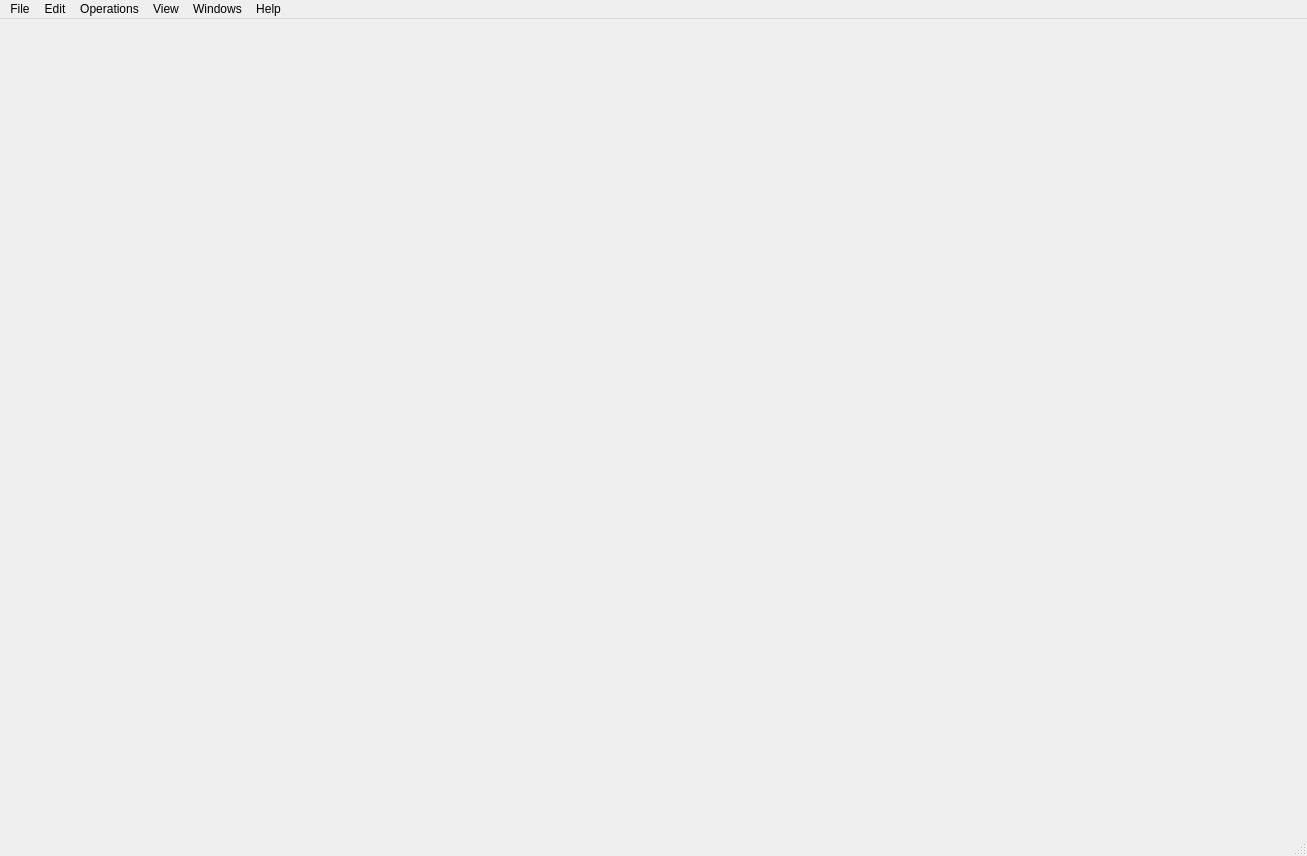
<?xml version="1.0" encoding="UTF-8"?>
<ui version="4.0">
 <class>ZEDMainWindow</class>
 <widget class="QMainWindow" name="ZEDMainWindow">
  <property name="geometry">
   <rect>
    <x>0</x>
    <y>0</y>
    <width>1307</width>
    <height>856</height>
   </rect>
  </property>
  <property name="sizePolicy">
   <sizepolicy hsizetype="Expanding" vsizetype="Expanding">
    <horstretch>0</horstretch>
    <verstretch>0</verstretch>
   </sizepolicy>
  </property>
  <property name="windowTitle">
   <string>ZEditor</string>
  </property>
  <property name="windowIcon">
   <iconset>
    <normaloff>:/ApplicationIcon/ZEDITOR.ico</normaloff>:/ApplicationIcon/ZEDITOR.ico</iconset>
  </property>
  <property name="styleSheet">
   <string/>
  </property>
  <property name="iconSize">
   <size>
    <width>24</width>
    <height>24</height>
   </size>
  </property>
  <widget class="QWidget" name="CentralWidget">
   <layout class="QGridLayout">
    <property name="leftMargin">
     <number>2</number>
    </property>
    <property name="topMargin">
     <number>2</number>
    </property>
    <property name="rightMargin">
     <number>2</number>
    </property>
    <property name="bottomMargin">
     <number>0</number>
    </property>
    <property name="spacing">
     <number>2</number>
    </property>
   </layout>
  </widget>
  <widget class="QMenuBar" name="menuBar">
   <property name="geometry">
    <rect>
     <x>0</x>
     <y>0</y>
     <width>1307</width>
     <height>21</height>
    </rect>
   </property>
   <widget class="QMenu" name="menuFile">
    <property name="title">
     <string>File</string>
    </property>
    <addaction name="actNew"/>
    <addaction name="actOpen"/>
    <addaction name="actClose"/>
    <addaction name="separator"/>
    <addaction name="actSave"/>
    <addaction name="actSaveAs"/>
    <addaction name="separator"/>
    <addaction name="actExit"/>
   </widget>
   <widget class="QMenu" name="menuOperations">
    <property name="title">
     <string>Operations</string>
    </property>
    <addaction name="actSelect"/>
    <addaction name="actMove"/>
    <addaction name="actRotate"/>
    <addaction name="actScale"/>
    <addaction name="separator"/>
    <addaction name="actHide"/>
    <addaction name="actUnhide"/>
    <addaction name="separator"/>
    <addaction name="actFreeze"/>
    <addaction name="actUnfreeze"/>
    <addaction name="separator"/>
    <addaction name="actGoToEntity"/>
   </widget>
   <widget class="QMenu" name="menuHelp">
    <property name="title">
     <string>Help</string>
    </property>
    <addaction name="actHelp"/>
    <addaction name="actionTutorials"/>
    <addaction name="separator"/>
    <addaction name="actionEngine_Web"/>
    <addaction name="separator"/>
    <addaction name="actionAbout"/>
   </widget>
   <widget class="QMenu" name="menuWindows">
    <property name="title">
     <string>Windows</string>
    </property>
    <widget class="QMenu" name="menuToolbars">
     <property name="title">
      <string>Toolbars</string>
     </property>
     <addaction name="EditToolbarOpenAction"/>
     <addaction name="OperationsToolbarOpenAction"/>
    </widget>
    <addaction name="separator"/>
    <addaction name="menuToolbars"/>
   </widget>
   <widget class="QMenu" name="menuEdit">
    <property name="title">
     <string>Edit</string>
    </property>
    <addaction name="actUndo"/>
    <addaction name="actRedo"/>
    <addaction name="separator"/>
    <addaction name="actClone"/>
    <addaction name="DeleteAction"/>
   </widget>
   <widget class="QMenu" name="menuView">
    <property name="title">
     <string>View</string>
    </property>
    <widget class="QMenu" name="menuDraw">
     <property name="title">
      <string>Draw</string>
     </property>
     <addaction name="actMap"/>
     <addaction name="actEntities"/>
     <addaction name="actSkybox"/>
    </widget>
    <addaction name="actWireframe"/>
    <addaction name="menuDraw"/>
    <addaction name="actRenderType"/>
    <addaction name="actOptions"/>
    <addaction name="separator"/>
    <addaction name="actGridToogle"/>
   </widget>
   <addaction name="menuFile"/>
   <addaction name="menuEdit"/>
   <addaction name="menuOperations"/>
   <addaction name="menuView"/>
   <addaction name="menuWindows"/>
   <addaction name="menuHelp"/>
  </widget>
  <widget class="QStatusBar" name="statusBar"/>
  <action name="actSave">
   <property name="text">
    <string>Save</string>
   </property>
  </action>
  <action name="actExit">
   <property name="text">
    <string>Exit</string>
   </property>
  </action>
  <action name="actRotate">
   <property name="checkable">
    <bool>true</bool>
   </property>
   <property name="text">
    <string>Rotate</string>
   </property>
  </action>
  <action name="actMove">
   <property name="checkable">
    <bool>true</bool>
   </property>
   <property name="text">
    <string>Move</string>
   </property>
  </action>
  <action name="actScale">
   <property name="checkable">
    <bool>true</bool>
   </property>
   <property name="text">
    <string>Scale</string>
   </property>
  </action>
  <action name="actHelp">
   <property name="text">
    <string>Help</string>
   </property>
  </action>
  <action name="actNew">
   <property name="text">
    <string>New</string>
   </property>
  </action>
  <action name="ObjectSellectorOpenAction">
   <property name="text">
    <string>Object Sellector</string>
   </property>
  </action>
  <action name="actOpenConsole">
   <property name="text">
    <string>Console</string>
   </property>
  </action>
  <action name="actOpenAssets">
   <property name="text">
    <string>Asserts</string>
   </property>
  </action>
  <action name="PropertiesWindow_2">
   <property name="text">
    <string>Properties</string>
   </property>
  </action>
  <action name="AboutOpenAction">
   <property name="text">
    <string>About</string>
   </property>
  </action>
  <action name="GizmoOpenAction">
   <property name="text">
    <string>Gizmo</string>
   </property>
  </action>
  <action name="actSelect">
   <property name="checkable">
    <bool>true</bool>
   </property>
   <property name="checked">
    <bool>true</bool>
   </property>
   <property name="text">
    <string>Select</string>
   </property>
  </action>
  <action name="DeleteAction">
   <property name="text">
    <string>Delete</string>
   </property>
  </action>
  <action name="actHide">
   <property name="text">
    <string>Hide</string>
   </property>
  </action>
  <action name="actUnhide">
   <property name="text">
    <string>Unhide</string>
   </property>
  </action>
  <action name="actFreeze">
   <property name="text">
    <string>Freeze</string>
   </property>
  </action>
  <action name="actUnfreeze">
   <property name="text">
    <string>Unfreeze</string>
   </property>
  </action>
  <action name="OperationsToolbarOpenAction">
   <property name="checkable">
    <bool>true</bool>
   </property>
   <property name="checked">
    <bool>true</bool>
   </property>
   <property name="text">
    <string>Operations</string>
   </property>
  </action>
  <action name="EditToolbarOpenAction">
   <property name="checkable">
    <bool>true</bool>
   </property>
   <property name="checked">
    <bool>true</bool>
   </property>
   <property name="text">
    <string>Edit</string>
   </property>
  </action>
  <action name="FileToolbarOpenAction">
   <property name="checkable">
    <bool>true</bool>
   </property>
   <property name="text">
    <string>File</string>
   </property>
  </action>
  <action name="actClose">
   <property name="text">
    <string>Close</string>
   </property>
  </action>
  <action name="SaveAsAction">
   <property name="text">
    <string>Save As</string>
   </property>
  </action>
  <action name="actClone">
   <property name="text">
    <string>Clone</string>
   </property>
  </action>
  <action name="CutAction">
   <property name="text">
    <string>Cut</string>
   </property>
  </action>
  <action name="PasteAction">
   <property name="text">
    <string>Paste</string>
   </property>
  </action>
  <action name="actionIndex">
   <property name="text">
    <string>Index</string>
   </property>
  </action>
  <action name="actionTutorials">
   <property name="text">
    <string>Tutorials</string>
   </property>
  </action>
  <action name="actionEngine_Web">
   <property name="text">
    <string>Engine Web</string>
   </property>
  </action>
  <action name="actionAbout">
   <property name="text">
    <string>About</string>
   </property>
  </action>
  <action name="actWireframe">
   <property name="text">
    <string>Wireframe</string>
   </property>
  </action>
  <action name="actMap">
   <property name="text">
    <string>Map</string>
   </property>
  </action>
  <action name="actEntities">
   <property name="text">
    <string>Entities</string>
   </property>
  </action>
  <action name="actSkybox">
   <property name="text">
    <string>Skybox</string>
   </property>
  </action>
  <action name="actOptions">
   <property name="text">
    <string>Options</string>
   </property>
  </action>
  <action name="actRenderType">
   <property name="text">
    <string>Render Type</string>
   </property>
  </action>
  <action name="actGoToEntity">
   <property name="text">
    <string>Go To Entity</string>
   </property>
  </action>
  <action name="Assert_BrowserOpenAction">
   <property name="text">
    <string>Assert Browser</string>
   </property>
  </action>
  <action name="actionLoad_Environment">
   <property name="text">
    <string>Load Environment</string>
   </property>
  </action>
  <action name="actOpen">
   <property name="text">
    <string>Open</string>
   </property>
  </action>
  <action name="actSaveAs">
   <property name="text">
    <string>Save As</string>
   </property>
  </action>
  <action name="QuickSelectorOpenAction">
   <property name="checkable">
    <bool>true</bool>
   </property>
   <property name="text">
    <string>Quick Selector</string>
   </property>
  </action>
  <action name="actUndo">
   <property name="text">
    <string>Undo</string>
   </property>
   <property name="shortcut">
    <string>Ctrl+Z</string>
   </property>
  </action>
  <action name="actRedo">
   <property name="text">
    <string>Redo</string>
   </property>
   <property name="shortcut">
    <string>Ctrl+Y</string>
   </property>
  </action>
  <action name="SceneListOpenAction">
   <property name="checkable">
    <bool>true</bool>
   </property>
   <property name="checked">
    <bool>false</bool>
   </property>
   <property name="text">
    <string>Scene List</string>
   </property>
  </action>
  <action name="actGridToogle">
   <property name="checkable">
    <bool>true</bool>
   </property>
   <property name="checked">
    <bool>true</bool>
   </property>
   <property name="text">
    <string>Grid</string>
   </property>
  </action>
 </widget>
 <layoutdefault spacing="6" margin="11"/>
 <resources/>
 <connections>
  <connection>
   <sender>actExit</sender>
   <signal>triggered(bool)</signal>
   <receiver>ZEDMainWindow</receiver>
   <slot>close()</slot>
   <hints>
    <hint type="sourcelabel">
     <x>-1</x>
     <y>-1</y>
    </hint>
    <hint type="destinationlabel">
     <x>535</x>
     <y>460</y>
    </hint>
   </hints>
  </connection>
 </connections>
</ui>
